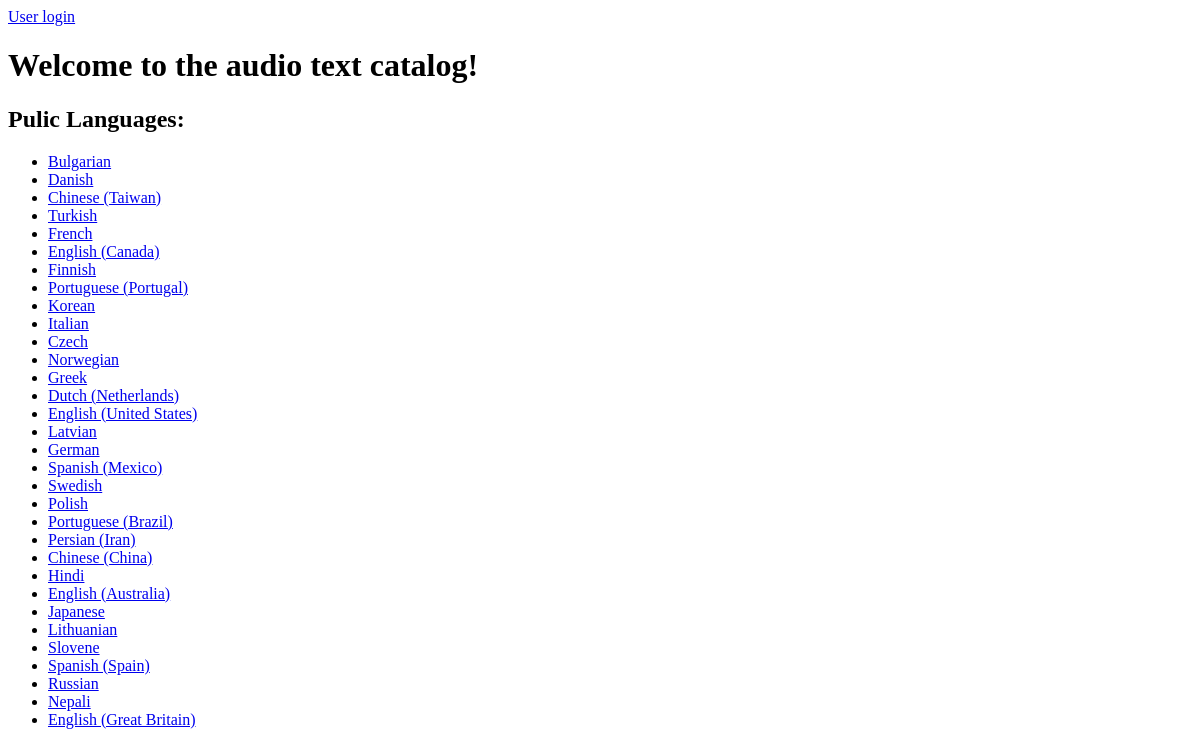
The app's page /, older data.
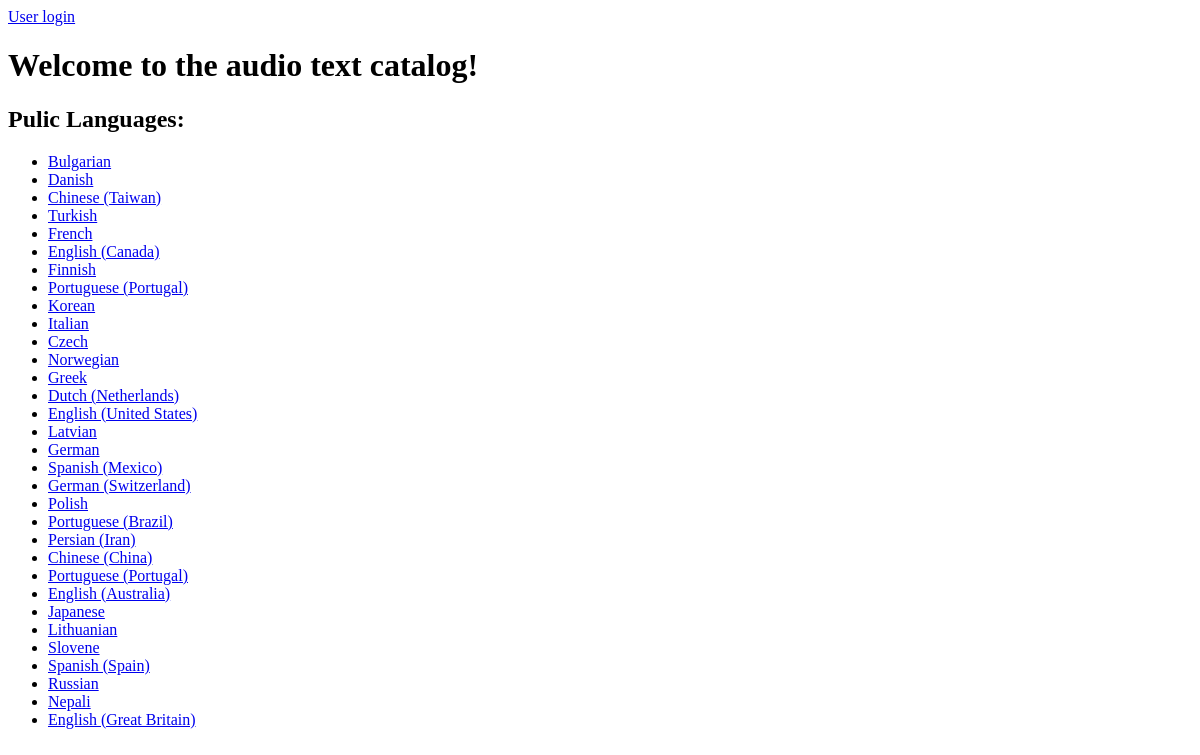
The same page, newer data.
### atcatalog/model/atcmodel.py (models this page shows, shortened)
class Language(UniqueMixin, db.Model):
    id = db.Column(db.Integer, primary_key=True)
    code = db.Column(db.String(5), db.ForeignKey('language_details.code'))
    details = db.relationship('LanguageDetails', uselist=False)
    name = association_proxy('details', 'name')
    sentences = db.relationship('Sentence', backref='language')

class LanguageDetails(db.Model):
    code = db.Column(db.String(5), primary_key=True)
    name = db.Column(db.String, nullable=False)

### atcatalog/views/home.py (the view)
@app.route('/')
@register_breadcrumb(app, '.', 'Home')
def home():
    languages = Language.query.all()
    if current_user.is_authenticated:
        user_languages = Language.query.filter(Language.code.in_(current_user.codes)).all()
    else:
        user_languages = []
    return render_template('home.html',
                            languages=languages,
                            user_languages=user_languages)

### atcatalog/model/atcmodel.py (called while the page is built)
@event.listens_for(Engine, "connect")
def set_sqlite_pragma(dbapi_connection, connection_record):
    cursor = dbapi_connection.cursor()
    cursor.execute("PRAGMA foreign_keys=ON")
    cursor.close()

### atcatalog/templates/home.html (shortened to what this page needs)
{% extends "base.html" %}
{% block head %}
  {{ super() }}
  <link rel="stylesheet" href="{{ url_for('static', filename='home.css') }}" type="text/css" />
{% endblock %}
{% block header %}
    {{ super() }}
{% endblock %}
{% block headline %}
    <h1>Welcome to the audio text catalog!</h1>
{% endblock %}
{% block content %}
    <h2>Pulic Languages:</h2>
    <ul>
    {% for language in languages %}
    {% if language not in user_languages %}
     <li>
        <a href="{{ url_for('language', lid=language.id) }}">
            {{ language.name }}
        </a>
    </li>
    {% endif %}
    {% endfor %}
    </ul>
{% endblock %}

### atcatalog/templates/base.html (shortened to what this page needs)
<!doctype html>
<html lang="en">
<head>
    {% block head %}
        <link rel="stylesheet" href="{{ url_for('static', filename='base.css') }}" type="text/css" />
    {% endblock %}
</head>
<body>
    <div id="site">
        <div id="header">
            {% block header %}
                {% if current_user.is_authenticated %}
                    <p>
                        <a href="{{ url_for('user_languages', uid=current_user.id) }}">
                            {{ current_user.name }} Id {{ current_user.id }}
                        </a>
                    </p>
                    <p>
                        <a href="{{ url_for('logout') }}">Logout</a>
                    </p>
                {% else %}
                    <a href="{{ url_for('login') }}">User login</a>
                {% endif %}
            {% endblock %}
        </div>
        <div id="main">
            <div id="headline">
                {% block headline %}{% endblock %}
            </div>
            <div id="content">
                {% block content %}{% endblock %}
            </div>
        </div>
    </div>
</body>
</html>

Row changes from the older to the newer data that the page shows:
changed through a linked row, Language: name "Swedish" → "German (Switzerland)"
changed through a linked row, Language (number 24 of 32 on the later page): name "Hindi" → "Portuguese (Portugal)"
